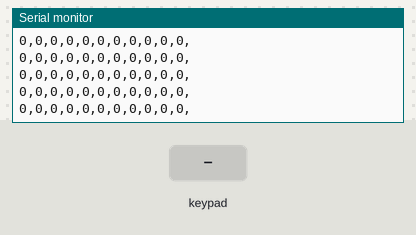
The sketch below on a simulated ESP32. Parts: the last lines printed to the serial monitor. Inputs (shaded band) come from the test bench. Nothing arrives over Bluetooth unless stated.

Above: at 1.2 s.
1.3 s: key 'U' pressed
At 1.39 s:
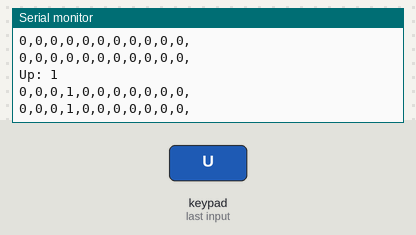
2.8 s: key 'D' pressed
At 2.9 s:
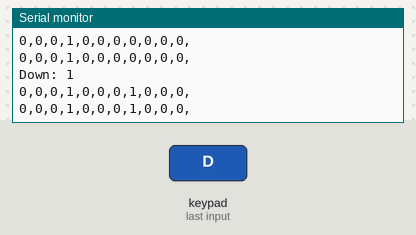
4.3 s: key 'L' pressed
5.8 s: key 'O' pressed
At 5.91 s:
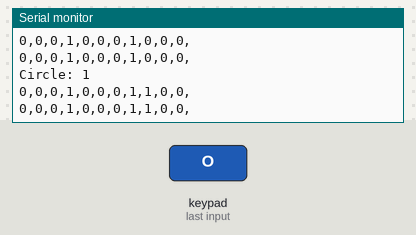
7.3 s: key 'S' pressed
8.8 s: key 'T' pressed
At 8.93 s:
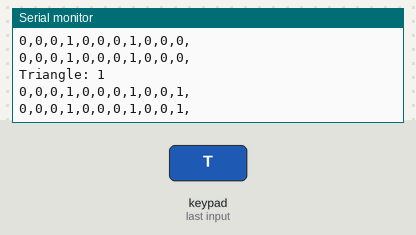

Measured:
- after the input at 1.3 s, the serial monitor: prints a new line at once (image 1)
- after the input at 2.8 s, the serial monitor: prints a new line at once (image 2)
- after the input at 5.8 s, the serial monitor: prints a new line at once (image 3)
- after the input at 8.8 s, the serial monitor: prints a new line at once (image 4)

The sketch:

Esp_receiverPs5.ino
```cpp
#include <ps5Controller.h>

bool toggle[16] = {false, false, false, false, false, false, false, false, false, false, false, false, false, false, false, false};

unsigned long previousMillis = 0;
const long interval = 100;

int clutch_percent = ps5.L2() * 100 / 255;

void onConnect() {
  Serial.println("Connected!.");
}

void onDisConnect() {
  Serial.println("Disconnected!.");
}

void onEvent() {
  if(ps5.event.button_down.square) {
    toggle[0] = !toggle[0];
    Serial.print("Square: ");
    Serial.println(toggle[0]);
  }
  if(ps5.event.button_down.triangle) {
    toggle[1] = !toggle[1];
    Serial.print("Triangle: ");
    Serial.println(toggle[1]);
  }
  if(ps5.event.button_down.circle) {
    toggle[2] = !toggle[2];
    Serial.print("Circle: ");
    Serial.println(toggle[2]);
  }

  if(ps5.event.button_down.l1) {
    toggle[4] = !toggle[4];
    Serial.print("L1: ");
    Serial.println(toggle[4]);
  }
  if(ps5.event.button_down.r1) {
    toggle[6] = !toggle[6];
    Serial.print("R1: ");
    Serial.println(toggle[6]);
  }
  if(ps5.event.button_down.share) {
    toggle[8] = !toggle[8];
    Serial.print("Share: ");
    Serial.println(toggle[8]);
  }
  if(ps5.event.button_down.ps) {
    toggle[10] = !toggle[10];
    Serial.print("PS: ");
    Serial.println(toggle[10]);
  }
  if(ps5.event.button_down.touchpad) {
    toggle[11] = !toggle[11];
    Serial.print("Touchpad: ");
    Serial.println(toggle[11]);
  }
  if(ps5.event.button_down.up) {
    toggle[12] = !toggle[12];
    Serial.print("Up: ");
    Serial.println(toggle[12]);
  }
  if(ps5.event.button_down.down) {
    toggle[13] = !toggle[13];
    Serial.print("Down: ");
    Serial.println(toggle[13]);
  }
  if(ps5.event.button_down.left) {
    toggle[14] = !toggle[14];
    Serial.print("Left: ");
    Serial.println(toggle[14]);
  }
  if(ps5.event.button_down.options) {
    toggle[15] = !toggle[15];
    Serial.print("Option: ");
    Serial.println(toggle[15]);
  }
}

void setup() {
  Serial.begin(115200);
  ps5.attachOnConnect(onConnect);
  ps5.attachOnDisconnect(onDisConnect);
  ps5.attach(onEvent);
  ps5.begin("14:3A:9A:31:00:13"); // เปลี่ยนเป็น MAC ของ PS5 Controller
  Serial.println("Bluetooth Ready.");
}

void loop() {
  int leftX = ps5.LStickX();
  int leftY = ps5.LStickY();
  int rightX = ps5.RStickX();
  int rightY = ps5.RStickY();
  int Circle = ps5.Circle();
  int Square = ps5.Square();
  int Cross = ps5.Cross();
  int L2 = ps5.L2();
  int R2 = ps5.R2();
  int L1 = ps5.L1();
  int R1 = ps5.R1();
  // int Cross = ps5.Cross();
  // int Left = ps5.Left();
  // int Right = ps5.Right();
  // int Options = ps5.Options();
  int touchpad = toggle[11];
  //int Share = ps5.Share();

String messageToSend = String(leftX) + "," + //String(rightY) TURN
                       String(rightY)+ "," + //speed
                       String(rightX) + "," + //stafe
                       String(toggle[12]) + "," + //
                       String(L2) + "," +
                       String(R1) + "," + // rackup
                       String(L1) + "," + //rackdown
                       String(toggle[13]) + "," + //
                       String(Circle) + "," +
                       String(toggle[15]) + "," +
                       String(toggle[1]) + "," +"\n";

  Serial.print(messageToSend);
  Serial1.print(messageToSend);


  delay(60);

  // set mode color
  // if(touchpad == 0){
  //   ps5.setLed(0, 0, 255);
  //   ps5.sendToController();
  // }
  // else if(touchpad == 1){
  //   ps5.setLed(255, 0, 0);
  //   ps5.sendToController();
  // }
}
```
